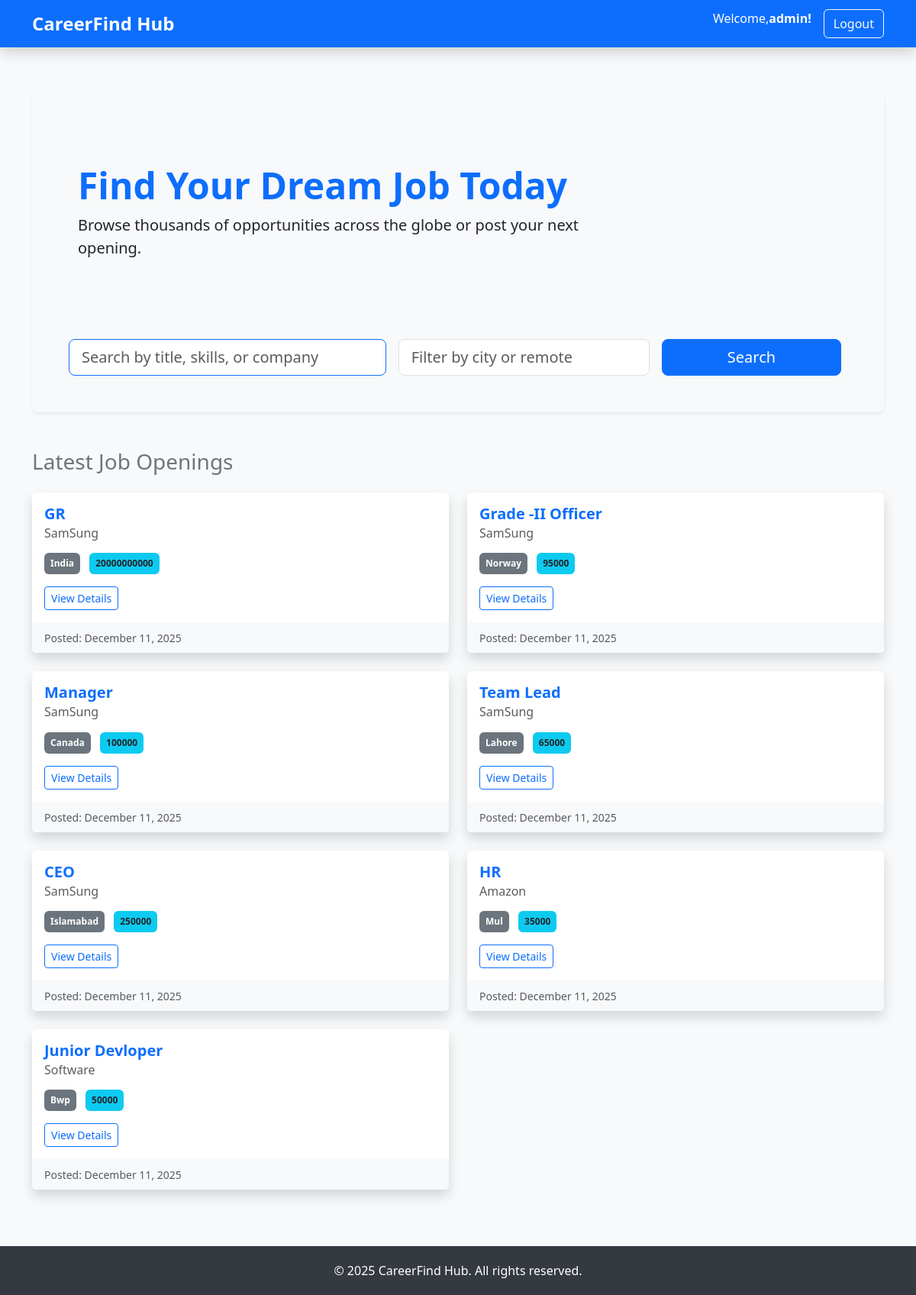
Screenshot of / (signed in) with the database file from the repository.
### accounts/models.py (models this page shows, shortened)
class User(AbstractUser):
    is_company = models.BooleanField(default=False)

class Company(models.Model):
    user = models.OneToOneField(User, on_delete=models.CASCADE, primary_key=True)
    name = models.CharField(max_length=200, default="New Company")  # Added default
    description = models.TextField(blank=True)
    website = models.URLField(blank=True)

### jobs/models.py (models this page shows, shortened)
class Job(models.Model):
    company = models.ForeignKey(Company, on_delete=models.CASCADE)
    title = models.CharField(max_length=255)
    description = models.TextField()
    location = models.CharField(max_length=100)
    salary = models.CharField(max_length=100, blank=True)
    is_active = models.BooleanField(default=True)
    created_at = models.DateTimeField(auto_now_add=True)

### jobs/views.py (the view)
# urls.py: path('', views.job_list, name='job_list'),
def job_list(request):
    jobs = Job.objects.filter(is_active=True).order_by('-created_at')
    search_query = request.GET.get('q')
    location_query = request.GET.get('location')
    if search_query:
        jobs = jobs.filter(
            Q(title__icontains=search_query) |
            Q(description__icontains=search_query) |
            Q(company__name__icontains=search_query)
        )
    if location_query:
        jobs = jobs.filter(location__icontains=location_query)
    context = {
        'jobs': jobs,
        'search_query': search_query or '',
        'location_query': location_query or ''
    }
    return render(request, 'jobs/job_list.html', context)

### jobs/templates/jobs/job_list.html (shortened to what this page needs)
{% extends "base.html" %}
{% block content %}
    <div class="p-5 mb-4 bg-light rounded-3 shadow-sm">
        <div class="container-fluid py-5">
            <h1 class="display-5 fw-bold text-primary">Find Your Dream Job Today</h1>
            <p class="col-md-8 fs-5">Browse thousands of opportunities across the globe or post your next opening.</p>
        </div>
        <form method="get" action="{% url 'job_list' %}" class="row g-3 mt-4">
            <div class="col-md-5">
                <input type="text" name="q" placeholder="Search by title, skills, or company"
                       value="{{ search_query }}" class="form-control form-control-lg border-primary">
            </div>
            <div class="col-md-4">
                <input type="text" name="location" placeholder="Filter by city or remote"
                       value="{{ location_query }}" class="form-control form-control-lg">
            </div>
            <div class="col-md-3 d-flex">
                <button type="submit" class="btn btn-primary btn-lg me-2 flex-grow-1">Search</button>
            </div>
        </form>
    </div>
    <h3 class="mt-5 mb-4 text-secondary">Latest Job Openings</h3>
    <div class="row">
        {% if jobs %}
            {% for job in jobs %}
                <div class="col-md-6 mb-4">
                    <div class="card h-100 shadow border-0 hover-lift">
                        <div class="card-body">
                            <h5 class="card-title text-primary fw-bold">
                                <a href="{% url 'job_detail' pk=job.pk %}" class="text-decoration-none text-primary">{{ job.title }}</a>
                            </h5>
                            <h6 class="card-subtitle mb-3 text-muted">{{ job.company.name }}</h6>
                            <p class="card-text mb-2">
                                <span class="badge bg-secondary me-2 p-2">{{ job.location }}</span>
                                <span class="badge bg-info text-dark p-2">{{ job.salary|default:"Salary negotiable" }}</span>
                            </p>
                            <a href="{% url 'job_detail' pk=job.pk %}" class="btn btn-sm btn-outline-primary mt-2">View Details</a>
                        </div>
                        <div class="card-footer bg-light border-0">
                            <small class="text-muted">Posted: {{ job.created_at|date:"F d, Y" }}</small>
                        </div>
                    </div>
                </div>
            {% endfor %}
        {% else %}
            <div class="alert alert-warning text-center mt-4" role="alert">
                <h4 class="alert-heading">No Listings Found</h4>
                <p>We couldn't find any job listings matching your search criteria.</p>
                <a href="{% url 'job_list' %}" class="btn btn-warning">Browse All Jobs</a>
            </div>
        {% endif %}
    </div>
{% endblock content %}

### templates/base.html (shortened to what this page needs)
<!DOCTYPE html>
<html lang="en">
<head>
    <link href="https://cdn.jsdelivr.net/npm/bootstrap@5.3.3/dist/css/bootstrap.min.css"
          rel="stylesheet"
>
</head>
<body>
    <nav class="navbar navbar-expand-lg navbar-dark bg-primary fixed-top shadow">
        <div class="container">
            <a class="navbar-brand fs-4 fw-bold" href="{% url 'job_list' %}">CareerFind Hub</a>
            <div class="collapse navbar-collapse">
                <ul class="navbar-nav ms-auto">
                    {% if user.is_authenticated %}
                        <li class="nav-item me-3">
                            <span class="navbar-text text-white">Welcome,<b>{{ user.username }}!</b></span>
                        </li>
                        <li class="nav-item">
                            <form method="post" action="{% url 'logout' %}" style="display:inline;">
                                <button type="submit" class="btn btn-outline-light">Logout</button>
                            </form>
                        </li>
                    {% endif %}
                </ul>
            </div>
        </div>
    </nav>
    <div class="container my-5">
        {% block content %}
        {% endblock content %}
    </div>
    <footer class="footer">
        <div class="container text-center">
            <p class="mb-0">&copy; 2025 CareerFind Hub. All rights reserved.</p>
        </div>
    </footer>
</body>
</html>

### templates/base.html (style rules this page uses)
body { padding-top: 70px; background-color: #f8f9fa; }
.footer { padding: 20px 0; background-color: #343a40; color: white; margin-top: 50px; }

### rows the page displays
User: username "admin"
Job: title "GR", company.name "SamSung", location "India", salary "20000000000", created_at "December 11, 2025"
Job: title "Grade -II Officer", company.name "SamSung", location "Norway", salary "95000", created_at "December 11, 2025"
Job: title "Manager", company.name "SamSung", location "Canada", salary "100000", created_at "December 11, 2025"
Job: title "Team Lead", company.name "SamSung", location "Lahore", salary "65000", created_at "December 11, 2025"
Job: title "CEO", company.name "SamSung", location "Islamabad", salary "250000", created_at "December 11, 2025"
Job: title "HR", company.name "Amazon", location "Mul", salary "35000", created_at "December 11, 2025"
Job: title "Junior Devloper", company.name "Software", location "Bwp", salary "50000", created_at "December 11, 2025"
